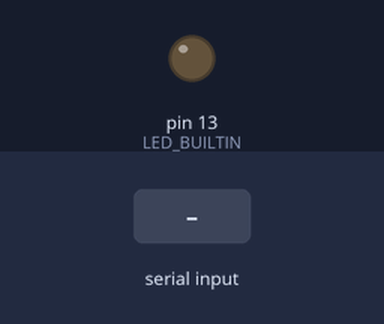
A sketch run on a simulated Arduino Uno, built with avr-gcc and run on an emulated ATmega328P. On the bench: output pins drawn as LEDs (lit = HIGH). The inputs (shaded band) are chosen by the test bench.

Above: at 1.2 s.
1.3 s: "1\n" received over Serial
At 2.7 s:
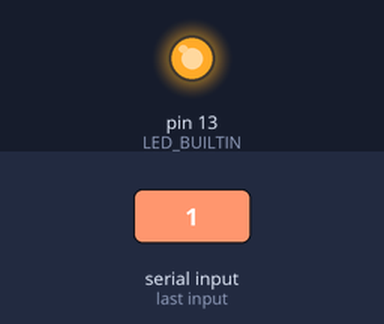
Timing chart, 0 to 5.8 s (numbered marks = the images above; inputs shaded):
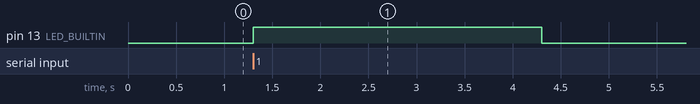

Measured:
- after the input at 1.3 s, pin 13 (LED_BUILTIN): LOW → HIGH at once, → LOW 3.0 s later

The sketch:

serial_test.ino
```cpp
void setup() {
  pinMode(LED_BUILTIN, OUTPUT);
  Serial.begin(9600);   // Serial monitor for debugging
}

void loop() {
  if (Serial.available() > 0) {
    int receivedData = Serial.parseInt();  // Parse the received integer
    if (receivedData==1){
      digitalWrite(LED_BUILTIN, HIGH);
      delay(1000);
    }
    else {
      digitalWrite(LED_BUILTIN, LOW);
      delay(1000);
    }
    delay(1000);
  }
}
```
